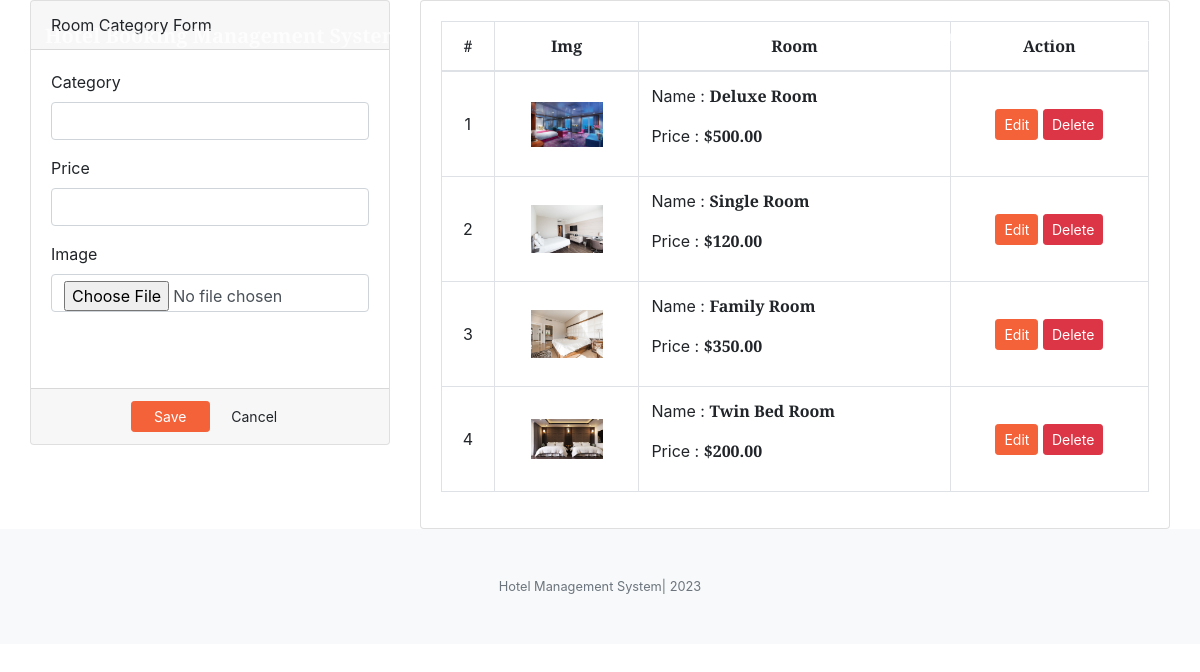
The page /index.php?page=categories (signed in) on the database its author committed.
### tables this page shows
CREATE TABLE `room_categories` (
  `id` int(30) NOT NULL,
  `name` text NOT NULL,
  `price` float NOT NULL,
  `cover_img` text NOT NULL
);

### admin/categories.php (the view, shortened to what this page needs)
<?php include('db_connect.php');?>
<div class="container-fluid">
	<div class="col-lg-12">
		<div class="row">
			<div class="col-md-4">
			<form action="" id="manage-category">
				<div class="card">
					<div class="card-header">
						    Room Category Form
				  	</div>
					<div class="card-body">
							<div class="form-group">
								<label class="control-label">Category</label>
								<input type="text" class="form-control" name="name">
							</div>
							<div class="form-group">
								<label class="control-label">Price</label>
								<input type="number" class="form-control text-right" name="price" step="any">
							</div>
							<div class="form-group">
								<label for="" class="control-label">Image</label>
								<input type="file" class="form-control" name="img" onchange="displayImg(this,$(this))">
							</div>
							<div class="form-group">
							</div>
					</div>
					<div class="card-footer">
						<div class="row">
							<div class="col-md-12">
								<button class="btn btn-sm btn-primary col-sm-3 offset-md-3"> Save</button>
								<button class="btn btn-sm btn-default col-sm-3" type="button" onclick="$('#manage-category').get(0).reset()"> Cancel</button>
							</div>
						</div>
					</div>
				</div>
			</form>
			</div>
			<div class="col-md-8">
				<div class="card">
					<div class="card-body">
						<table class="table table-bordered table-hover">
							<thead>
								<tr>
									<th class="text-center">#</th>
									<th class="text-center">Img</th>
									<th class="text-center">Room</th>
									<th class="text-center">Action</th>
								</tr>
							</thead>
							<tbody>
								<?php
								$i = 1;
								$cats = $conn->query("SELECT * FROM room_categories order by id asc");
								while($row=$cats->fetch_assoc()):
								?>
								<tr>
									<td class="text-center"><?php echo $i++ ?></td>
									<td class="text-center">
										<img src="<?php echo isset($row['cover_img']) ? '../assets/img/'.$row['cover_img'] :'' ?>" alt="" id="cimg">
									</td>
									<td class="">
										<p>Name : <b><?php echo $row['name'] ?></b></p>
										<p>Price : <b><?php echo "$".number_format($row['price'],2) ?></b></p>
									</td>
									<td class="text-center">
										<button class="btn btn-sm btn-primary edit_cat" type="button" data-id="<?php echo $row['id'] ?>" data-name="<?php echo $row['name'] ?>" data-price="<?php echo $row['price'] ?>" data-cover_img="<?php echo $row['cover_img'] ?>">Edit</button>
										<button class="btn btn-sm btn-danger delete_cat" type="button" data-id="<?php echo $row['id'] ?>">Delete</button>
									</td>
								</tr>
								<?php endwhile; ?>
							</tbody>
						</table>
					</div>
				</div>
			</div>
		</div>
	</div>
</div>

### index.php (shortened to what this page needs)
<!DOCTYPE html>
<html lang="en">
    <?php
    include('./header.php');
    ?>
    <body id="page-top">
        <nav class="navbar navbar-expand-lg navbar-light fixed-top py-3" id="mainNav">
            <div class="container">
                <a class="navbar-brand js-scroll-trigger" href="./"><?php echo $_SESSION['setting_hotel_name'] ?></a>
                <div class="collapse navbar-collapse" id="navbarResponsive">
                    <ul class="navbar-nav ml-auto my-2 my-lg-0">
                        <li class="nav-item"><a class="nav-link js-scroll-trigger" href="index.php?page=home">Home</a></li>
                        <li class="nav-item"><a class="nav-link js-scroll-trigger" href="./admin">Admin Login</a></li>
                        <li class="nav-item"><a class="nav-link js-scroll-trigger" href="index.php?page=list">Rooms</a></li>
                        <li class="nav-item"><a class="nav-link js-scroll-trigger" href="index.php?page=about">About</a></li>
                    </ul>
                </div>
            </div>
        </nav>
        <?php
        $page = isset($_GET['page']) ?$_GET['page'] : "home";
        include $page.'.php';
        ?>
        <footer class="bg-light py-5">
            <div class="container"><div class="small text-center text-muted">Hotel Management System| 2023</div></div>
        </footer>
    </body>
</html>

### header.php (shortened to what this page needs)
<link href="https://cdnjs.cloudflare.com/ajax/libs/magnific-popup.js/1.1.0/magnific-popup.min.css" rel="stylesheet" />
<link href="admin/assets/vendor/bootstrap-datepicker/css/bootstrap-datepicker.css" rel="stylesheet" />
<link href="css/styles.css" rel="stylesheet" />

### admin/categories.php (style rules this page uses)
img#cimg,.cimg { max-height: 10vh; max-width: 6vw; }
td { vertical-align: middle !important; }

### rows shown on the page
room_categories: cover_img (picture), name "Deluxe Room", price "500.00"
room_categories: cover_img (picture), name "Single Room", price "120.00"
room_categories: cover_img (picture), name "Family Room", price "350.00"
room_categories: cover_img (picture), name "Twin Bed Room", price "200.00"

### other values the page prints
$_SESSION['setting_hotel_name'] "Hotel Booking Management System"
